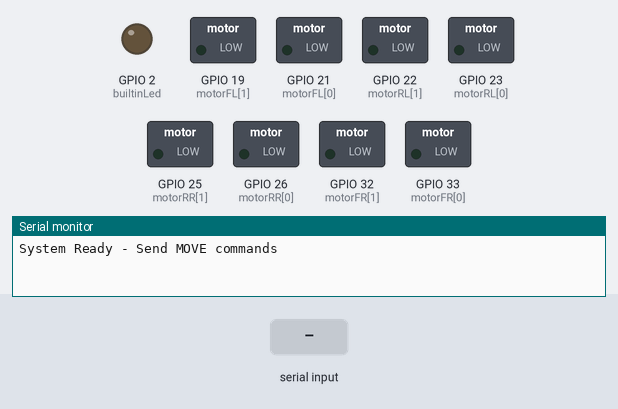
Simulated run of this sketch. Board: ESP32. Parts: switched loads named in the sketch (green lamp = pin HIGH), output pins drawn as LEDs (lit = HIGH), the last lines printed to the serial monitor. Inputs (shaded band) come from the test bench.

Above: at 2.4 s.
2.5 s: "MOVE:90\n" received over Serial
At 3.1 s:
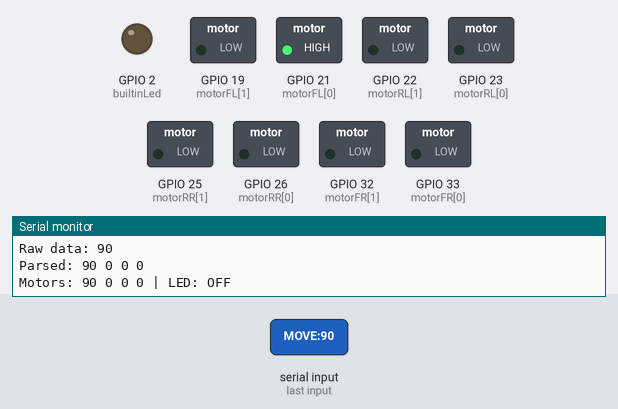
4.0 s: "90 45\n" received over Serial
At 5.3 s:
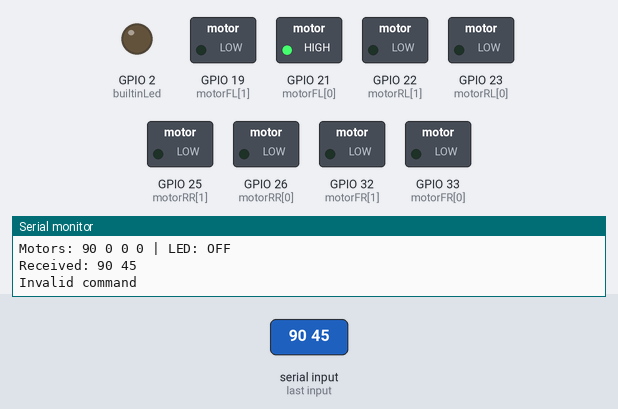
5.6 s: "MOVE: 45\n" received over Serial
At 6.6 s:
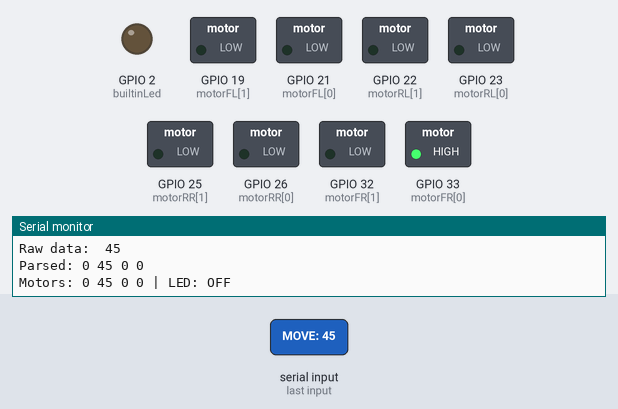
7.1 s: "5\n" received over Serial
At 7.8 s:
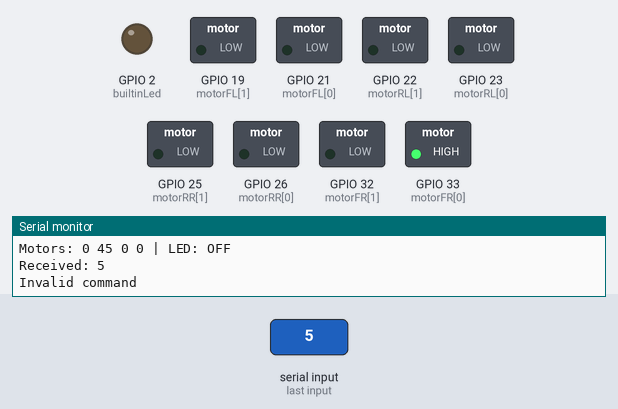
8.7 s: "MOVE:\n" received over Serial
At 10.1 s:
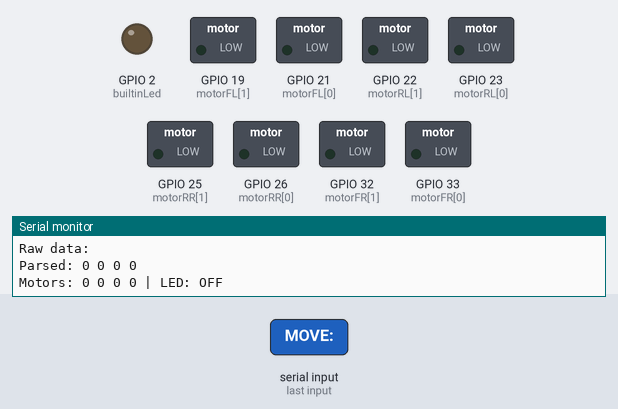
Timing chart, 0 to 11.2 s (numbered marks = the images above; inputs shaded):
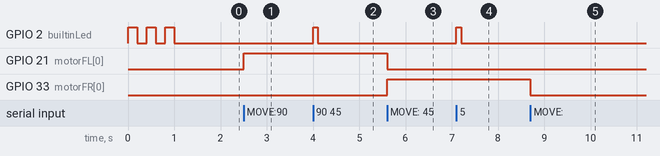

The sketch:

ros_connect.ino
```cpp
// Motor control pins (IN1, IN2 only)
const int motorFL[] = {21, 19};  // Front Left
const int motorFR[] = {33, 32};  // Front Right
const int motorRL[] = {23, 22};  // Rear Left
const int motorRR[] = {26, 25};  // Rear Right

// Built-in LED pin
const int builtinLed = 2;

void setup() {
  Serial.begin(115200);

  // Initialize motor pins
  pinMode(motorFL[0], OUTPUT); pinMode(motorFL[1], OUTPUT);
  pinMode(motorFR[0], OUTPUT); pinMode(motorFR[1], OUTPUT);
  pinMode(motorRL[0], OUTPUT); pinMode(motorRL[1], OUTPUT);
  pinMode(motorRR[0], OUTPUT); pinMode(motorRR[1], OUTPUT);

  // Initialize LED
  pinMode(builtinLed, OUTPUT);
  digitalWrite(builtinLed, LOW);

  // LED test sequence
  for(int i=0; i<3; i++) {
    digitalWrite(builtinLed, HIGH);
    delay(200);
    digitalWrite(builtinLed, LOW);
    delay(200);
  }

  Serial.println("System Ready - Send MOVE commands");
}

void loop() {
  if (Serial.available()) {
    String command = Serial.readStringUntil('\n');
    command.trim();
    Serial.print("Received: "); Serial.println(command);  // Debug input

    if (command.startsWith("MOVE:")) {
      processMovement(command.substring(5));
    } else {
      Serial.println("Invalid command");
      digitalWrite(builtinLed, HIGH);  // Error indication
      delay(100);
      digitalWrite(builtinLed, LOW);
    }
  }
}

void processMovement(String data) {
  // Debug raw data
  Serial.print("Raw data: "); Serial.println(data);
  digitalWrite(builtinLed, HIGH);  // Show processing

  int values[4] = {0, 0, 0, 0};  // Initialize with zeros
  int index = 0;

  // Find first space
  int spacePos = data.indexOf(' ');

  while (spacePos != -1 && index < 3) {
    values[index++] = data.substring(0, spacePos).toInt();
    data = data.substring(spacePos + 1);
    spacePos = data.indexOf(' ');
  }

  // Get last value
  if (index < 4) {
    values[index] = data.toInt();
  }

  // Debug parsed values
  Serial.print("Parsed: ");
  for (int i = 0; i < 4; i++) {
    Serial.print(values[i]); Serial.print(" ");
  }
  Serial.println();

  // Check if all motors are moving forward
  bool allForward = true;
  for (int i = 0; i < 4; i++) {
    if (values[i] <= 10) {
      allForward = false;
      break;
    }
  }

  // Control LED based on forward movement
  digitalWrite(builtinLed, allForward ? HIGH : LOW);

  // Control motors
  controlMotor(motorFL, values[0]);
  controlMotor(motorFR, values[1]);
  controlMotor(motorRL, values[2]);
  controlMotor(motorRR, values[3]);

  // Debug output
  Serial.print("Motors: ");
  Serial.print(values[0]); Serial.print(" ");
  Serial.print(values[1]); Serial.print(" ");
  Serial.print(values[2]); Serial.print(" ");
  Serial.print(values[3]);
  Serial.print(" | LED: "); Serial.println(allForward ? "ON" : "OFF");

  delay(10);  // Small delay for stability
  digitalWrite(builtinLed, LOW);  // Turn off processing indicator
}

void controlMotor(const int pins[2], int speed) {
  speed = constrain(speed, -255, 255);

  if (speed > 10) {  // Forward
    digitalWrite(pins[0], HIGH);
    digitalWrite(pins[1], LOW);
  }
  else if (speed < -10) {  // Backward
    digitalWrite(pins[0], LOW);
    digitalWrite(pins[1], HIGH);
  }
  else {  // Stop
    digitalWrite(pins[0], LOW);
    digitalWrite(pins[1], LOW);
  }
}
```

Measured:
- after the input at 2.5 s, GPIO 21 (motorFL[0]): LOW → HIGH at once
- after the input at 4.0 s, GPIO 2 (builtinLed): LOW → HIGH at once, → LOW 0.10 s later
- after the input at 5.6 s, GPIO 21 (motorFL[0]): HIGH → LOW at once; GPIO 33 (motorFR[0]): LOW → HIGH at once
- after the input at 7.1 s, GPIO 2 (builtinLed): LOW → HIGH at once, → LOW 0.10 s later
- after the input at 8.7 s, GPIO 33 (motorFR[0]): HIGH → LOW at once
